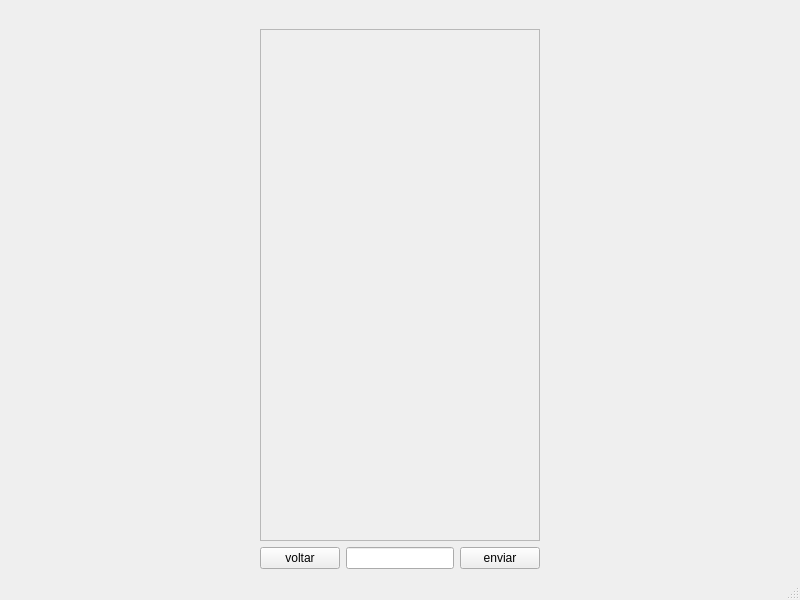
<?xml version="1.0" encoding="UTF-8"?>
<ui version="4.0">
 <class>MainWindow</class>
 <widget class="QMainWindow" name="MainWindow">
  <property name="geometry">
   <rect>
    <x>0</x>
    <y>0</y>
    <width>800</width>
    <height>600</height>
   </rect>
  </property>
  <property name="windowTitle">
   <string>MainWindow</string>
  </property>
  <widget class="QWidget" name="centralwidget">
   <layout class="QGridLayout" name="gridLayout">
    <item row="0" column="1">
     <layout class="QVBoxLayout" name="verticalLayout">
      <item>
       <widget class="QLabel" name="label">
        <property name="text">
         <string/>
        </property>
        <property name="alignment">
         <set>Qt::AlignCenter</set>
        </property>
       </widget>
      </item>
      <item>
       <widget class="QScrollArea" name="scrollArea">
        <property name="widgetResizable">
         <bool>true</bool>
        </property>
        <widget class="QWidget" name="scrollAreaWidgetContents">
         <property name="geometry">
          <rect>
           <x>0</x>
           <y>0</y>
           <width>337</width>
           <height>463</height>
          </rect>
         </property>
        </widget>
       </widget>
      </item>
      <item>
       <layout class="QHBoxLayout" name="horizontalLayout">
        <item>
         <widget class="QPushButton" name="voltar">
          <property name="text">
           <string>voltar</string>
          </property>
         </widget>
        </item>
        <item>
         <widget class="QLineEdit" name="lineEdit"/>
        </item>
        <item>
         <widget class="QPushButton" name="enviar">
          <property name="text">
           <string>enviar</string>
          </property>
         </widget>
        </item>
       </layout>
      </item>
     </layout>
    </item>
    <item row="0" column="0">
     <spacer name="horizontalSpacer">
      <property name="orientation">
       <enum>Qt::Horizontal</enum>
      </property>
      <property name="sizeHint" stdset="0">
       <size>
        <width>40</width>
        <height>20</height>
       </size>
      </property>
     </spacer>
    </item>
    <item row="0" column="2">
     <spacer name="horizontalSpacer_2">
      <property name="orientation">
       <enum>Qt::Horizontal</enum>
      </property>
      <property name="sizeHint" stdset="0">
       <size>
        <width>40</width>
        <height>20</height>
       </size>
      </property>
     </spacer>
    </item>
   </layout>
  </widget>
  <widget class="QMenuBar" name="menubar">
   <property name="geometry">
    <rect>
     <x>0</x>
     <y>0</y>
     <width>800</width>
     <height>26</height>
    </rect>
   </property>
  </widget>
  <widget class="QStatusBar" name="statusbar"/>
 </widget>
 <resources/>
 <connections/>
</ui>
